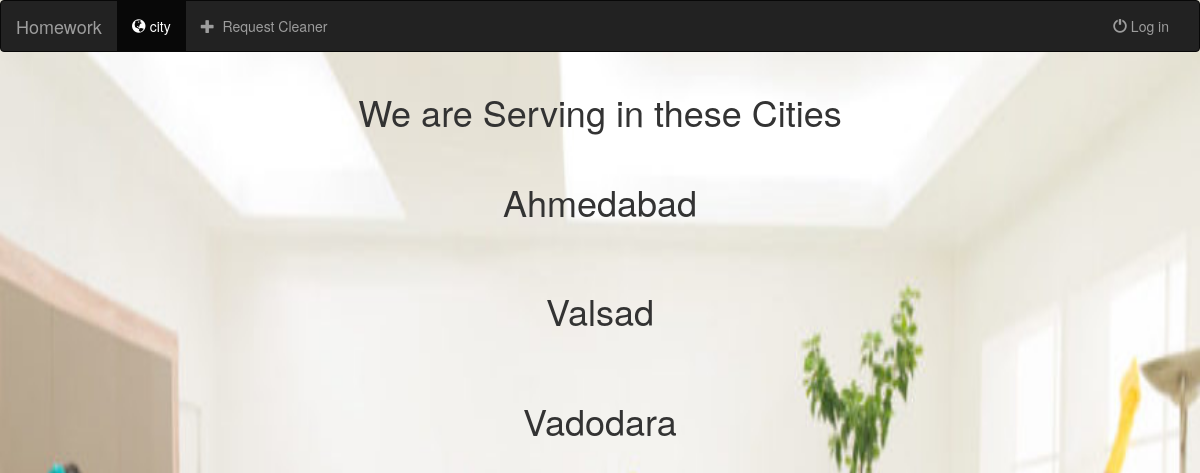
Screenshot of /city/ with the database file from the repository.
### registration/models.py (models this page shows)
class City(models.Model):
    city_name=models.CharField(max_length=50,unique=True)
    def __str__(self):
        return self.city_name

### registration/views.py (the view)
# urls.py: path('city/',CityView.as_view(),name='city'),
class CityView(generic.ListView):
    template_name = 'registration/city.html'
    def get_queryset(self):
        return City.objects.all()

### registration/templates/registration/city.html (shortened to what this page needs)
{% extends 'registration/base.html' %}
{% block body %}
<div class="col-md-12">
<center>
<table class="table table-hover" style="width:70%;">
        <tr style="font-weight:bold;"><h1>We are Serving in these Cities</h1></tr>
        {% for city in object_list %}<br>
        <tr style="font-weight:bold;"><h1>{{ city }}</h1></tr><br>
        {% endfor %}</h1>
</table>
{% endblock %}

### rows the page displays
City: city_name "Ahmedabad"
City: city_name "Valsad"
City: city_name "Vadodara"
